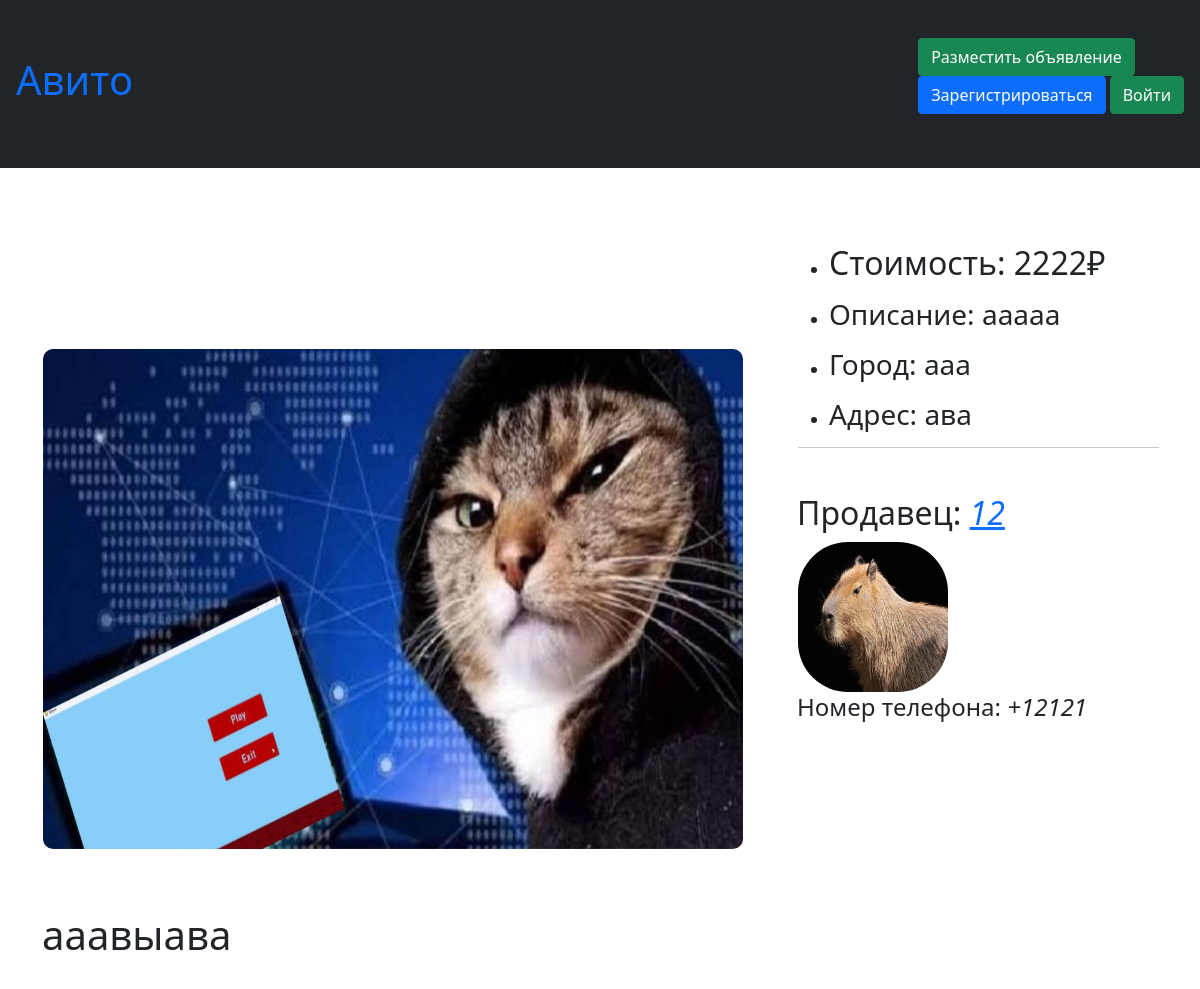
Screenshot of /advert/6 with the database file from the repository.
### data/adverts.py (models this page shows)
class Advert(SqlAlchemyBase, UserMixin, SerializerMixin):  # orm-модель таблицы объявлений
    __tablename__ = 'adverts'
    id = sqlalchemy.Column(sqlalchemy.Integer,
                           primary_key=True, autoincrement=True)
    title = sqlalchemy.Column(sqlalchemy.String, nullable=True)
    description = sqlalchemy.Column(sqlalchemy.String, nullable=True)
    likes_count = sqlalchemy.Column(sqlalchemy.Integer, nullable=True)
    city = sqlalchemy.Column(sqlalchemy.String, nullable=True)
    address = sqlalchemy.Column(sqlalchemy.String, nullable=True)
    price = sqlalchemy.Column(sqlalchemy.Integer, nullable=True)
    created_date = sqlalchemy.Column(sqlalchemy.DateTime,
                                     default=datetime.datetime.now)
    user_id = sqlalchemy.Column(sqlalchemy.Integer,
                                sqlalchemy.ForeignKey("users.id"))
    user = orm.relationship('Users')
    category_id = sqlalchemy.Column(sqlalchemy.Integer,
                                    sqlalchemy.ForeignKey("categories.id"))
    category = orm.relationship('Category')

### data/user.py (models this page shows, shortened)
class Users(SqlAlchemyBase, UserMixin, SerializerMixin):  # модель для работы с таблицей users
    __tablename__ = 'users'
    id = sqlalchemy.Column(sqlalchemy.Integer,
                           primary_key=True, autoincrement=True)
    login = sqlalchemy.Column(sqlalchemy.String, nullable=True, unique=True)
    email = sqlalchemy.Column(sqlalchemy.String,
                              index=True, unique=True, nullable=True)
    photo = sqlalchemy.Column(sqlalchemy.String, nullable=True)
    phone_number = sqlalchemy.Column(sqlalchemy.String, nullable=True)
    hashed_password = sqlalchemy.Column(sqlalchemy.String, nullable=True)
    created_date = sqlalchemy.Column(sqlalchemy.DateTime,
                                     default=datetime.datetime.now)

### server.py (the view)
@app.route('/advert/<int:advert_id>', methods=['GET', 'POST'])
def advert(advert_id):  # окно с информацией про объявление
    session = db_session.create_session()
    advert = session.query(Advert).get(advert_id)
    user = session.query(Users).filter(Users.id == advert.user_id).first()
    photos = session.query(AdvertsImages).filter(AdvertsImages.advert_id == advert_id).all()
    return render_template('advert.html', title='Объявление',
                           css1=url_for('static', filename='css/style_advert.css'), advert=advert, photos=photos,
                           user=user)

### data/db_session.py (called while the page is built)
def create_session() -> Session:
    global __factory
    return __factory()

### templates/advert.html (shortened to what this page needs)
{% extends "base.html" %}
{% block content %}
<head>
    <link rel="stylesheet" type="text/css" href="{{css1}}"/>
</head>
<body>
<div id="parent">
    <div id="left">
        <div id=na>
        </div>
        <main>
            <div id=hi>
                <nav>
                    <div>
                        <img src="/{{photos[0].path}}" alt="изображение" height="500" width="700"
                        >
                    </div>
                </nav>
            </div>
            <section><h1>{{advert.title}}</h1>
            </section>
        </main>
    </div>
    <div id="right">
        <section>
            <ul>
                <li><p>
                    <h2>Стоимость: {{advert.price}}₽</h2></p></li>
                <li><p>
                    <h3>Описание: {{advert.description}}</h3></p></li>
                <li><p>
                    <h3>Город: {{advert.city}}</h3></p></li>
                <li><p>
                    <h3>Адрес: {{advert.address}}</h3></p></li>
            </ul>
        </section>
        <hr style="position: relative; left: 1px;" width="100%" color="black"/>
        <div>
            <h2>Продавец: <a href="/profile/{{user.id}}"><em>{{user.login}}</em></a></h2>
            <img id=profile src="/{{user.photo}}" alt="изображение" height="150" width="150">
            <h4>Номер телефона: <em>+{{user.phone_number}}</em></h4>
        </div>
    </div>
</div>
</body>
{% endblock %}

### static/css/style_profile.css (style rules this page uses)
#na { width: 100%; height: 55px; }
img { border-radius: 10px; margin-top:1pt; margin-right:1pt; margin-left:1pt; margin-bottom:1pt }

### static/css/style.css (style rules this page uses)
* { box-sizing: border-box; }
body { margin: 0; }
div { padding: 30px 0 }

### static/css/style_advert.css (style rules this page uses)
html, body { width: 100%; height: 100%; overflow: hidden; }
#parent { display: flex; width: 100%; height: 100%; }
#parent #left { flex-grow: 1; }
#parent #right { flex-grow: 1; }
#profile { border-radius: 50px; margin-top:1pt; margin-right:1pt; margin-left:1pt; margin-bottom:1pt }

### rows the page displays
Advert: title "ааавыава", price "2222", description "ааааа", city "ааа", address "ава"
Users: login "12", phone_number "12121"
